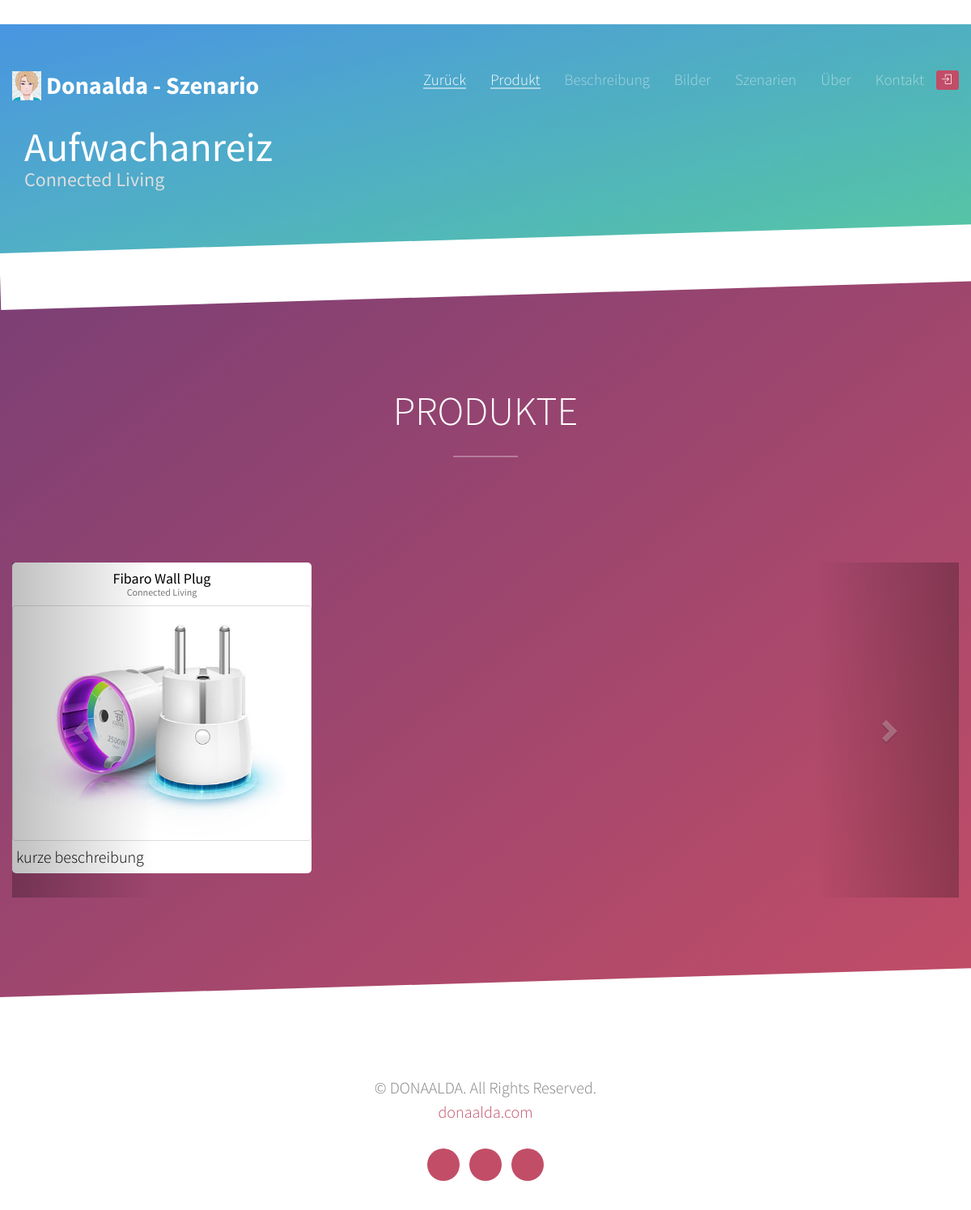
Screenshot of /scenarios/aufwachanreiz/ with the database file from the repository.
### app/models.py (models this page shows, shortened)
class Scenario(models.Model):
    name = models.CharField(max_length=100, unique=True)
    url_name = models.CharField(max_length=100, unique=False, default=random())
    short_description = models.TextField(verbose_name="Kurzbeschreibung", max_length="255", null=True, blank=True)
    description = models.TextField(verbose_name="Beschreibung", null=True, blank=True)
    picture = models.ImageField(verbose_name="Bild", null=True, blank=True)
    provider = models.ForeignKey("Provider", default="1", )
    scenario_product_set = models.ForeignKey("ProductSet", null=True)
    class Meta:
        verbose_name = "Szenario"
        verbose_name_plural = "Szenarien"
        ordering = ["name"]

class Provider(models.Model):
    name = models.CharField(max_length=200, unique=False, default=random())
    is_visible = models.BooleanField(default=False)
    def __str__(self):
        return '%s' % self.name
    class Meta:
        verbose_name = "Hersteller"
        verbose_name_plural = "Hersteller"
        ordering = ["name"]

class Product(models.Model):
    name = models.CharField(max_length=200)
    provider = models.ForeignKey("Provider", default="1")
    product_type = models.ForeignKey("ProductType", default="0")
    serial_number = models.CharField(max_length=255, default="------")
    description = models.TextField()
    specifications = models.TextField(default="---")
    image1 = models.ImageField(verbose_name="Bild 1", upload_to="products")
    image2 = models.ImageField(null=True, blank=True, verbose_name="Bild 2",
                               upload_to="products")
    image3 = models.ImageField(null=True, blank=True, verbose_name="Bild 3",
                               upload_to="products")
    thumbnail = ImageSpecField(source='image1',
                               processors=[ResizeToFill(200, 100)],
                               format='JPEG', )
    end_of_life = models.BooleanField(default=False)
    class Meta:
        verbose_name = "Produkt"
        verbose_name_plural = "Produkte"
        ordering = ["name"]

### app/views.py (the view)
class ScenarioView(generic.DetailView):
    template_name = 'scenario.html'
    def get(self, request, *args, **kwargs):
        scenario = kwargs.get("current_scenario")
        return render(request, 'app/scenario.html',
                      {'current_scenario': Scenario.objects.get(url_name=scenario),
                       'comment': Comment.objects.filter(page_url='/scenarios/' + scenario)[:5],
                       })

### app/templates/app/scenario.html (shortened to what this page needs)
{% load staticfiles %}
<!DOCTYPE html>
<html class="no-js">
<head>
  <link rel="stylesheet" href="{% static 'app/assets/css/animate.css' %}">
  <link rel="stylesheet" href="{% static 'app/assets/css/icomoon.css' %}">
  <link rel="stylesheet" href="{% static 'app/assets/css/simple-line-icons.css' %}">
  <link rel="stylesheet" href="{% static 'app/assets/css/magnific-popup.css' %}">
  <link rel="stylesheet" href="{% static 'app/assets/css/bootstrap.css' %}">
  <link rel="stylesheet" href="{% static 'app/assets/css/styleProduct.css' %}">
</head>
<body>
{% with scenarios=current_scenario.scenariodescription_set.all %}
<header role="banner" id="fh5co-header">
  <div class="container">
    <div class="row">
      <nav class="navbar navbar-default">
        <div class="navbar-header">
          <a class="navbar-brand" href="index.html">
            <div>
              <img alt="Brand" src="{% static 'app/assets/images/myAvatar_icon.png' %}"
                   style="margin-bottom: 5px">
              <span>Donaalda - Szenario</span>
            </div>
          </a>
        </div>
        <div id="navbar" class="navbar-collapse collapse">
          <ul class="nav navbar-nav navbar-right">
            <li class="active"><a href="#" onclick="back()" data-nav-section="home"><span>Zurück</span></a></li>
            <li class="active"><a href="#" data-nav-section="home"><span>Produkt</span></a></li>
            <li><a href="#" data-nav-section="intro"><span>Beschreibung</span></a></li>
            <li><a href="#" data-nav-section="images"><span>Bilder</span></a></li>
            <li><a href="#" data-nav-section="scenarios"><span>Szenarien</span></a></li>
            <li><a href="#" data-nav-section="about"><span>Über</span></a></li>
            <li><a href="#" data-nav-section="contact"><span>Kontakt</span></a></li>
            <li>
              <button type="button" class="btn btn-primary btn-xs navbar-btn" data-toggle="modal"
                      data-target="#myModalx">
                <i class="fh5co-intro-icon icon-login"></i>
              </button>
            </li>
          </ul>
        </div>
      </nav>
    </div>
  </div>
</header>
<section id="fh5co-page" data-section="home"
         style="background-image: url({% static 'app/assets/images/full_image_2.jpg' %});"
         data-stellar-background-ratio="0.5">
  <div class="gradient"></div>
  <div class="container">
    <div class="text-wrap">
      <div class="text-inner">
        <div class="row">
          <div class="col-md-8">
            {% if current_scenario %}
            <h1 class="text-left">{{ current_scenario.name }}</h1>
            <h3 class="text-left" style="color: #ddd; margin-top: -20px;">{{ current_scenario.provider }}</h3>
            {% endif %}
          </div>
        </div>
      </div>
    </div>
  </div>
  <div class="slant"></div>
</section>
<section id="fh5co-work" data-section="images">
  <div class="container">
    <div class="row">
      <div class="col-md-12 section-heading text-center">
        <h2 class="to-animate">Produkte</h2>
      </div>
    </div>
  </div>
  <div class="container-fluid">
    <div id="myCarousel" class="carousel slide" data-ride="carousel">
      <ol class="carousel-indicators" style="margin-bottom:0; position:absolute; bottom:0">
        <li data-target="#myCarousel" data-slide-to="0" class="active"></li>
        <li data-target="#myCarousel" data-slide-to="1"></li>
      </ol>
      <div class="carousel-inner" role="listbox">
        {% if current_scenario %}
        {% for x in current_scenario.scenario_product_set.products.all %}
        {% if forloop.counter == 1 %}
        <div class="item active row">
            {% endif %}
            <div class="col-md-4">
              <div class="card" style="background-color:white; border-radius:5px">
                <div class="card-block" style="padding-top:10px; padding-bottom:10px">
                  <h4 class="card-title" style="text-align:center; margin-bottom:0">{{ x.name }}</h4>
                  <h6 class="card-subtitle text-muted" style="text-align:center; margin-bottom:0">{{ x.provider }}</h6>
                </div>
                <img src="{{ x.image1.url }}" alt="" class="img-thumbnail">
                <div class="card-block">
                  <p class="card-text" style="color:black; padding:5px">kurze beschreibung</p>
                </div>
              </div>
            </div>
          {% endfor %}
          {% endif %}
        </div>
        <a class="left carousel-control" href="#myCarousel" role="button" data-slide="prev">
          <span class="glyphicon glyphicon-chevron-left" aria-hidden="true"></span>
        </a>
        <a class="right carousel-control" href="#myCarousel" role="button" data-slide="next">
          <span class="glyphicon glyphicon-chevron-right" aria-hidden="true"></span>
        </a>
      </div>
    </div>
</section>
{% include "app/html_templates/footer/footerTemplate.html" %}
</body>
{% endwith %}
</html>

### app/templates/app/html_templates/footer/footerTemplate.html
{% load staticfiles %}
<footer id="footer" role="contentinfo" data-section="contact">
  <a href="#" class="gotop js-gotop"><i class="icon-arrow-up2"></i></a>
  <div class="container">
    <br/>
    <div>
      <div class="col-md-12 text-center">
        <p>&copy; DONAALDA. All Rights Reserved. <br>
          <a href="https://www.donaalda.com" target="_blank">donaalda.com</a>
      </div>
    </div>
    <div class="row">
      <div class="col-md-12 text-center">
        <ul class="social social-circle">
          <li><a href="#"><i class="icon-twitter"></i></a></li>
          <li><a href="#"><i class="icon-facebook"></i></a></li>
          <li><a href="#"><i class="icon-youtube"></i></a></li>
        </ul>
      </div>
    </div>
  </div>
</footer>

### app/templates/app/html_templates/modals/loginModal.html (shortened to what this page needs)
{% load staticfiles %}

### app/templates/app/html_templates/modals/registerModal.html (shortened to what this page needs)
{% load staticfiles %}

### app/templates/app/html_templates/modals/profileModal.html (shortened to what this page needs)
{% load staticfiles %}

### app/templates/app/html_templates/modals/passwordModal.html (shortened to what this page needs)
{% load staticfiles %}

### app/static/app/assets/css/icomoon.css (style rules this page uses)
[class^="icon-"], [class*=" icon-"] { font-family: 'icomoon'; speak: none; font-style: normal; font-weight: normal; font-variant: normal; text-transform: none; line-height: 1; -webkit-font-smoothing: antialiased; -moz-osx-font-smoothing: grayscale; }
.icon-twitter:before { content: "\f099"; }
.icon-facebook:before { content: "\f09a"; }
.icon-youtube:before { content: "\f167"; }
.icon-arrow-up2:before { content: "\e096"; }

### rows the page displays
Scenario: name "Aufwachanreiz", provider "Connected Living"
Product: name "Fibaro Wall Plug", provider "Connected Living", image1 (picture)
